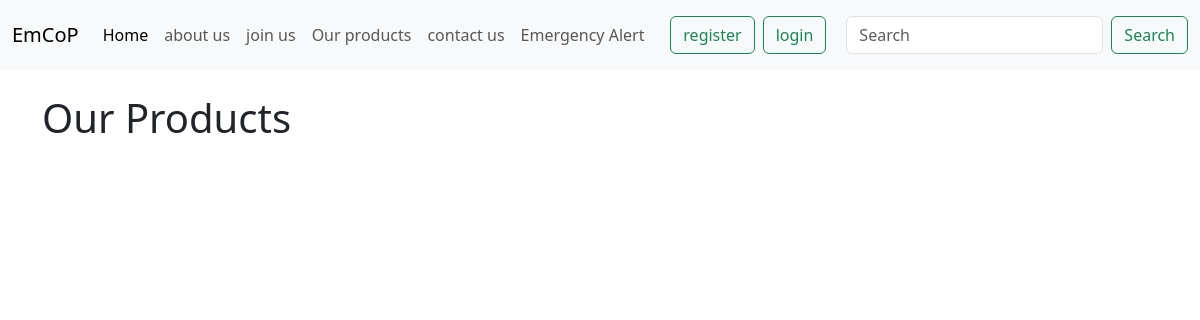
/product_list/, run on an earlier commit of the app's database.
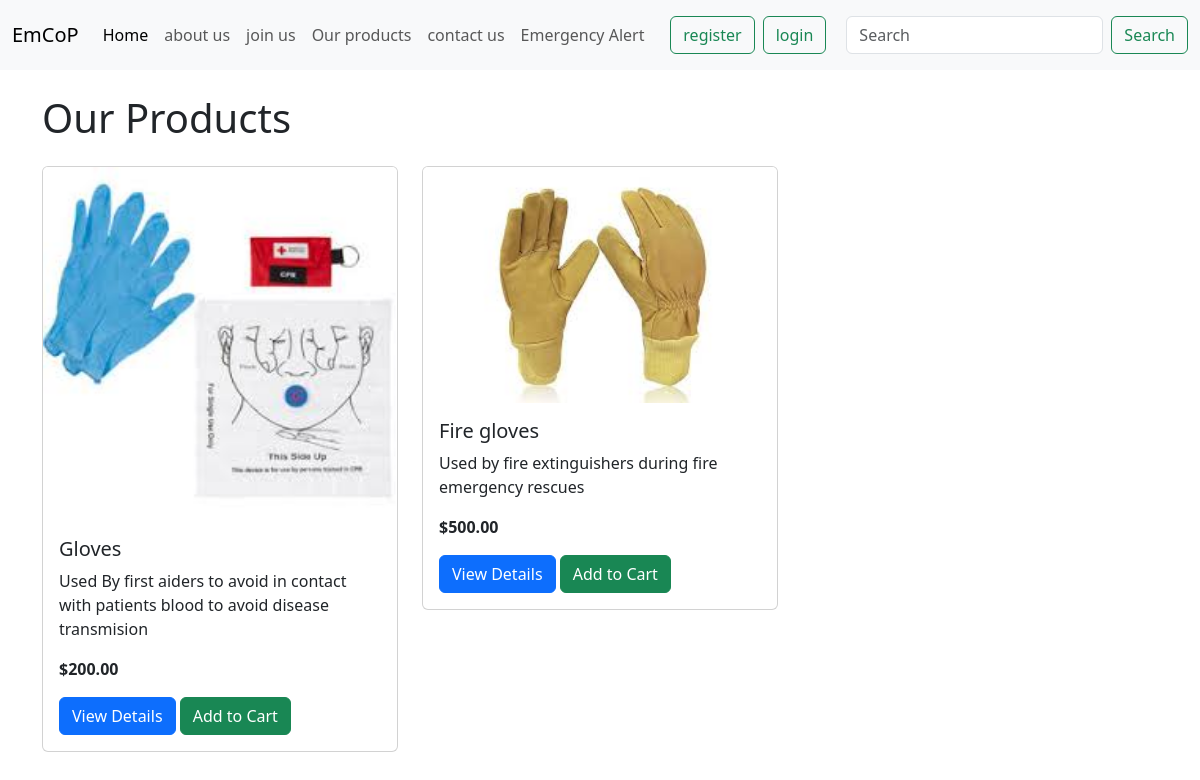
And on a later commit of the database.
### EmCoP/models.py (models this page shows, shortened)
class Product(models.Model):
    name = models.CharField(max_length=200)
    description = models.TextField()
    price = models.DecimalField(max_digits=10, decimal_places=2)
    category = models.ForeignKey(Category, on_delete=models.CASCADE)
    image = models.ImageField(upload_to='products/', null=True, blank=True)
    stock = models.PositiveIntegerField(default=0)
    created_at = models.DateTimeField(auto_now_add=True)

### EmCoP/views.py (the view)
# urls.py: path('product_list/', views.product_list, name='Product_list'),
def product_list(request):
    categories = Category.objects.all()
    products = Product.objects.filter(stock__gt=0)
    return render(request, 'product_list.html', {
        'products': products,
        'categories': categories
    })

### EmCoP/templates/product_list.html
{% extends 'layout.html' %}
{% block body %}
<div class="container">
    <h1 class="my-4">Our Products</h1>
    <div class="row">
        {% for product in products %}
    <div class="col-md-4 mb-4">
        <div class="card">
            {% if product.image %}
                <img src="{{ product.image.url }}" class="card-img-top" alt="{{ product.name }}">
            {% endif %}
            <div class="card-body">
                <h5 class="card-title">{{ product.name }}</h5>
                <p class="card-text">{{ product.description|truncatewords:15 }}</p>
                <p class="card-text"><strong>${{ product.price }}</strong></p>
                <a href="{% url 'product_detail' product.id %}" class="btn btn-primary">View Details</a>
                <a href="{% url 'add_to_cart' product.id %}" class="btn btn-success">Add to Cart</a>
            </div>
        </div>
    </div>
            {% endfor %}
    </div>
</div>
        {% endblock %}

What changed in the data, as far as the page shows it:
added Product: image (picture), name "Gloves", description "Used By first aiders to avoid in contact with patients blood to avoid disease transmision", price "200.00"
added Product: image (picture), name "Fire gloves", description "Used by fire extinguishers during fire emergency rescues", price "500.00"
